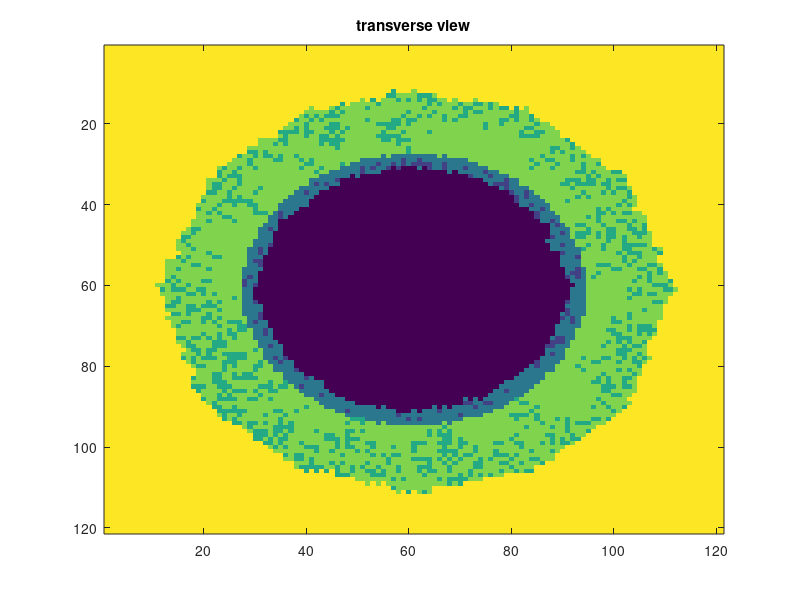

MATLAB code for this plot: (Note: this script raises an error after producing the figure.)
% new graph

% lumen --> 0
% SMCintima --> 1
% ECMintima --> 2
% SMCmedia --> 3
% ECMmedia --> 4
% external support --> 5
% clear variables
% close all
% clc
% 
% load data_stenosis2
load data9
graph = zeros(121,121);

% SMCintima --> 1 && ECMintima --> 2
for ii=1:121,
    for jj=1:121,
        
        if lamina(ii,jj)<=0
            if type_cell(ii,jj) == 1, % smc intima
                graph(ii,jj)=1;
            end
            if type_cell(ii,jj) == 2, % ecm intima
                graph(ii,jj)=2;
            end
            
        else
            if type_cell(ii,jj) == 1, % smc media
                graph(ii,jj)=3;
            end
            if type_cell(ii,jj) == 2, % ecm media
                graph(ii,jj)=4;
            end
            
        end
        
    end
end
clear ii jj

% lumen --> 0
for ii=1:121,
    for jj=1:121,
        
        if lumen_hole(ii,jj) == 1,
            graph(ii,jj) = 0;
        end
        
    end
end
clear ii jj

% external support --> 5
for ii=1:121,
    for jj=1:121,
        
        if external_support(ii,jj) == 1,
            graph(ii,jj) = 5;
        end
        
    end
end
clear ii jj

figure(1)
imagesc(graph)
title('transverse view')
colormap(parula)

figure(2)
surf(graph)
title('frontal view')

            
                
            